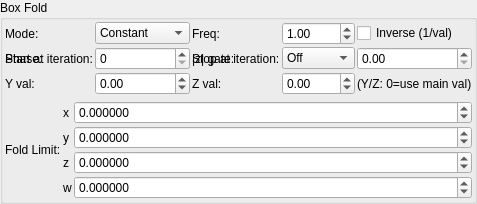
    <widget class="QGroupBox" name="groupBox">
     <property name="title">
      <string>Box Fold</string>
     </property>
     <layout class="QVBoxLayout" name="verticalLayout_4">
      <property name="leftMargin">
       <number>2</number>
      </property>
      <property name="topMargin">
       <number>2</number>
      </property>
      <property name="rightMargin">
       <number>2</number>
      </property>
      <property name="bottomMargin">
       <number>2</number>
      </property>
      <item>
       <layout class="QGridLayout" name="gridLayout_79" columnstretch="0,1,0,1">
        <property name="spacing">
         <number>2</number>
        </property>
        <item row="2" column="3">
         <widget class="MySpinBox" name="spinboxInt_transf_stop_iterations_B">
          <property name="sizePolicy">
           <sizepolicy hsizetype="Preferred" vsizetype="Maximum">
            <horstretch>0</horstretch>
            <verstretch>0</verstretch>
           </sizepolicy>
          </property>
          <property name="maximum">
           <number>999</number>
          </property>
         </widget>
        </item>
      <item row="1" column="0">
       <widget class="QLabel"><property name="text"><string>Mode:</string></property></widget>
      </item>
      <item row="1" column="1">
       <widget class="MyComboBox" name="comboBox_transf_multiplier_value_mode_1">
        <item><property name="text"><string notr="true">Constant</string></property></item>
        <item><property name="text"><string notr="true">Sine</string></property></item>
        <item><property name="text"><string notr="true">Ramp</string></property></item>
        <item><property name="text"><string notr="true">Exponential</string></property></item>
        <item><property name="text"><string notr="true">Triangle</string></property></item>
        <item><property name="text"><string notr="true">Square</string></property></item>
        <item><property name="text"><string notr="true">Smoothstep</string></property></item>
       </widget>
      </item>
      <item row="1" column="2">
       <widget class="QLabel"><property name="text"><string>Freq:</string></property></widget>
      </item>
      <item row="1" column="3">
       <widget class="MyDoubleSpinBox" name="spinbox_transf_multiplier_frequency_1">
        <property name="minimum"><double>0.01</double></property><property name="maximum"><double>100.0</double></property>
        <property name="singleStep"><double>0.1</double></property><property name="value"><double>1.0</double></property>
       </widget>
      </item>
      <item row="1" column="4" colspan="2">
       <widget class="MyCheckBox" name="checkBox_transf_multiplier_inverse_1">
        <property name="text"><string>Inverse (1/val)</string></property>
       </widget>
      </item>
      <item row="2" column="0">
       <widget class="QLabel"><property name="text"><string>Phase:</string></property></widget>
      </item>
      <item row="2" column="1">
       <widget class="MyDoubleSpinBox" name="spinbox_transf_multiplier_phase_1">
        <property name="minimum"><double>-10.0</double></property><property name="maximum"><double>10.0</double></property>
        <property name="singleStep"><double>0.1</double></property><property name="value"><double>0.0</double></property>
       </widget>
      </item>
      <item row="2" column="2">
       <widget class="QLabel"><property name="text"><string>|z| gate:</string></property></widget>
      </item>
      <item row="2" column="3">
       <widget class="MyComboBox" name="comboBox_transf_multiplier_threshold_mode_1">
        <item><property name="text"><string notr="true">Off</string></property></item>
        <item><property name="text"><string notr="true">&gt; thresh</string></property></item>
        <item><property name="text"><string notr="true">&lt; thresh</string></property></item>
       </widget>
      </item>
      <item row="2" column="4" colspan="2">
       <widget class="MyDoubleSpinBox" name="spinbox_transf_multiplier_threshold_1">
        <property name="minimum"><double>0.0</double></property><property name="maximum"><double>1000.0</double></property>
        <property name="singleStep"><double>0.1</double></property><property name="value"><double>0.0</double></property>
       </widget>
      </item>
      <item row="3" column="0">
       <widget class="QLabel"><property name="text"><string>Y val:</string></property></widget>
      </item>
      <item row="3" column="1">
       <widget class="MyDoubleSpinBox" name="spinbox_transf_multiplier_scale_y_1">
        <property name="minimum"><double>-100.0</double></property><property name="maximum"><double>100.0</double></property>
        <property name="singleStep"><double>0.01</double></property><property name="value"><double>0.0</double></property>
       </widget>
      </item>
      <item row="3" column="2">
       <widget class="QLabel"><property name="text"><string>Z val:</string></property></widget>
      </item>
      <item row="3" column="3">
       <widget class="MyDoubleSpinBox" name="spinbox_transf_multiplier_scale_z_1">
        <property name="minimum"><double>-100.0</double></property><property name="maximum"><double>100.0</double></property>
        <property name="singleStep"><double>0.01</double></property><property name="value"><double>0.0</double></property>
       </widget>
      </item>
      <item row="3" column="4" colspan="2">
       <widget class="QLabel"><property name="text"><string notr="true">(Y/Z: 0=use main val)</string></property></widget>
      </item>
        <item row="2" column="1">
         <widget class="MySpinBox" name="spinboxInt_transf_start_iterations_B">
          <property name="sizePolicy">
           <sizepolicy hsizetype="Minimum" vsizetype="Maximum">
            <horstretch>0</horstretch>
            <verstretch>0</verstretch>
           </sizepolicy>
          </property>
          <property name="minimum">
           <number>0</number>
          </property>
          <property name="maximum">
           <number>999</number>
          </property>
          <property name="value">
           <number>0</number>
          </property>
         </widget>
        </item>
        <item row="2" column="2">
         <widget class="QLabel" name="label_51">
          <property name="text">
           <string>Stop at iteration:</string>
          </property>
         </widget>
        </item>
        <item row="2" column="0">
         <widget class="QLabel" name="label_71">
          <property name="text">
           <string>Start at iteration:</string>
          </property>
         </widget>
        </item>
       </layout>
      </item>
      <item>
       <layout class="QGridLayout" name="gridLayout_64" columnstretch="0,0,1">
        <property name="spacing">
         <number>2</number>
        </property>
        <item row="1" column="1">
         <widget class="QLabel" name="label_116">
          <property name="text">
           <string notr="true">y</string>
          </property>
         </widget>
        </item>
        <item row="1" column="2">
         <widget class="MyDoubleSpinBox" name="spinbox4_transf_offset_1111_y">
          <property name="sizePolicy">
           <sizepolicy hsizetype="Minimum" vsizetype="Maximum">
            <horstretch>0</horstretch>
            <verstretch>0</verstretch>
           </sizepolicy>
          </property>
          <property name="prefix">
           <string/>
          </property>
          <property name="suffix">
           <string/>
          </property>
          <property name="decimals">
           <number>6</number>
          </property>
          <property name="minimum">
           <double>-99.989999999999995</double>
          </property>
          <property name="maximum">
           <double>99.989999999999995</double>
          </property>
          <property name="singleStep">
           <double>0.100000000000000</double>
          </property>
         </widget>
        </item>
        <item row="3" column="2">
         <widget class="MyDoubleSpinBox" name="spinbox4_transf_offset_1111_w">
          <property name="sizePolicy">
           <sizepolicy hsizetype="Minimum" vsizetype="Maximum">
            <horstretch>0</horstretch>
            <verstretch>0</verstretch>
           </sizepolicy>
          </property>
          <property name="prefix">
           <string/>
          </property>
          <property name="suffix">
           <string/>
          </property>
          <property name="decimals">
           <number>6</number>
          </property>
          <property name="minimum">
           <double>-99.989999999999995</double>
          </property>
          <property name="maximum">
           <double>99.989999999999995</double>
          </property>
          <property name="singleStep">
           <double>0.100000000000000</double>
          </property>
         </widget>
        </item>
        <item row="0" column="0" rowspan="4">
         <widget class="QLabel" name="label_95">
          <property name="text">
           <string>Fold Limit:</string>
          </property>
         </widget>
        </item>
        <item row="2" column="1">
         <widget class="QLabel" name="label_119">
          <property name="text">
           <string notr="true">z</string>
          </property>
         </widget>
        </item>
        <item row="0" column="1">
         <widget class="QLabel" name="label_118">
          <property name="text">
           <string notr="true">x</string>
          </property>
         </widget>
        </item>
        <item row="0" column="2">
         <widget class="MyDoubleSpinBox" name="spinbox4_transf_offset_1111_x">
          <property name="sizePolicy">
           <sizepolicy hsizetype="Minimum" vsizetype="Maximum">
            <horstretch>0</horstretch>
            <verstretch>0</verstretch>
           </sizepolicy>
          </property>
          <property name="prefix">
           <string/>
          </property>
          <property name="suffix">
           <string/>
          </property>
          <property name="decimals">
           <number>6</number>
          </property>
          <property name="minimum">
           <double>-99.989999999999995</double>
          </property>
          <property name="maximum">
           <double>99.989999999999995</double>
          </property>
          <property name="singleStep">
           <double>0.100000000000000</double>
          </property>
         </widget>
        </item>
        <item row="2" column="2">
         <widget class="MyDoubleSpinBox" name="spinbox4_transf_offset_1111_z">
          <property name="sizePolicy">
           <sizepolicy hsizetype="Minimum" vsizetype="Maximum">
            <horstretch>0</horstretch>
            <verstretch>0</verstretch>
           </sizepolicy>
          </property>
          <property name="prefix">
           <string/>
          </property>
          <property name="suffix">
           <string/>
          </property>
          <property name="decimals">
           <number>6</number>
          </property>
          <property name="minimum">
           <double>-99.989999999999995</double>
          </property>
          <property name="maximum">
           <double>99.989999999999995</double>
          </property>
          <property name="singleStep">
           <double>0.100000000000000</double>
          </property>
         </widget>
        </item>
        <item row="3" column="1">
         <widget class="QLabel" name="label_117">
          <property name="text">
           <string notr="true">w</string>
          </property>
         </widget>
        </item>
       </layout>
      </item>
     </layout>
    </widget>
